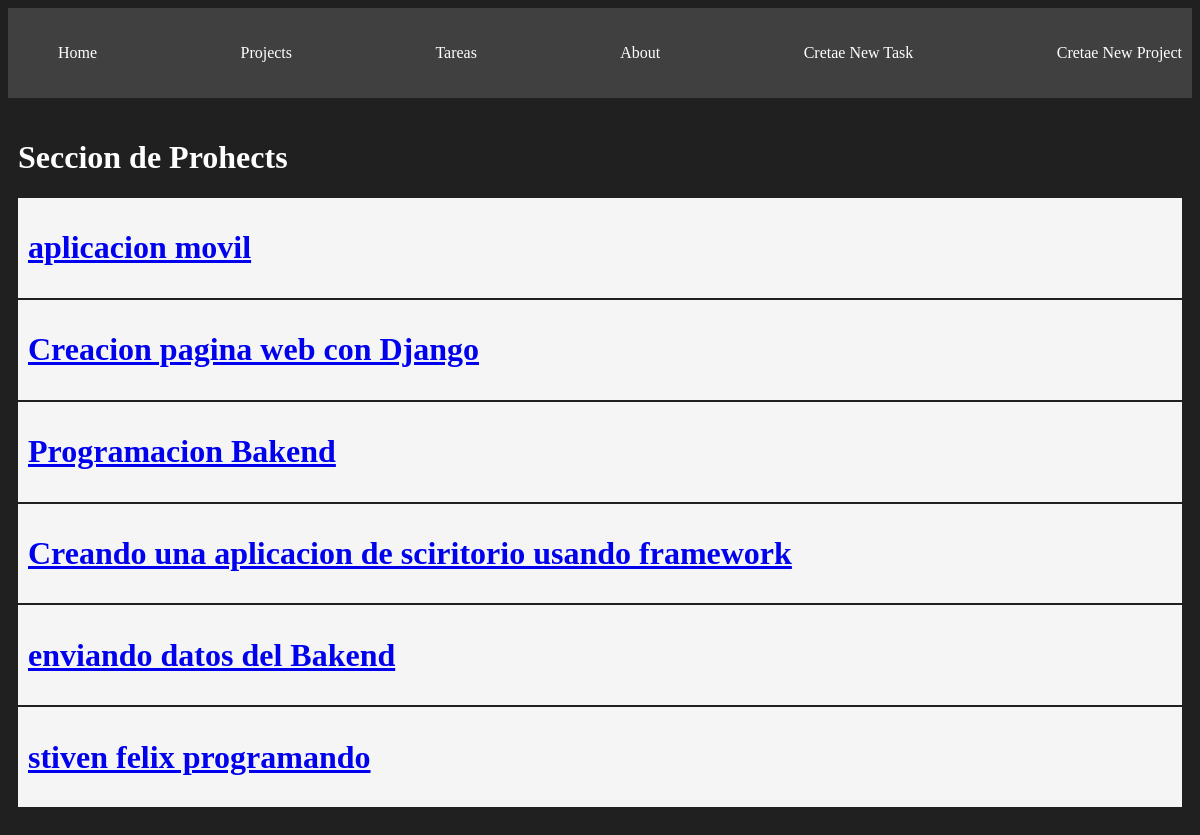
The page /projects/ on the database as committed earlier.
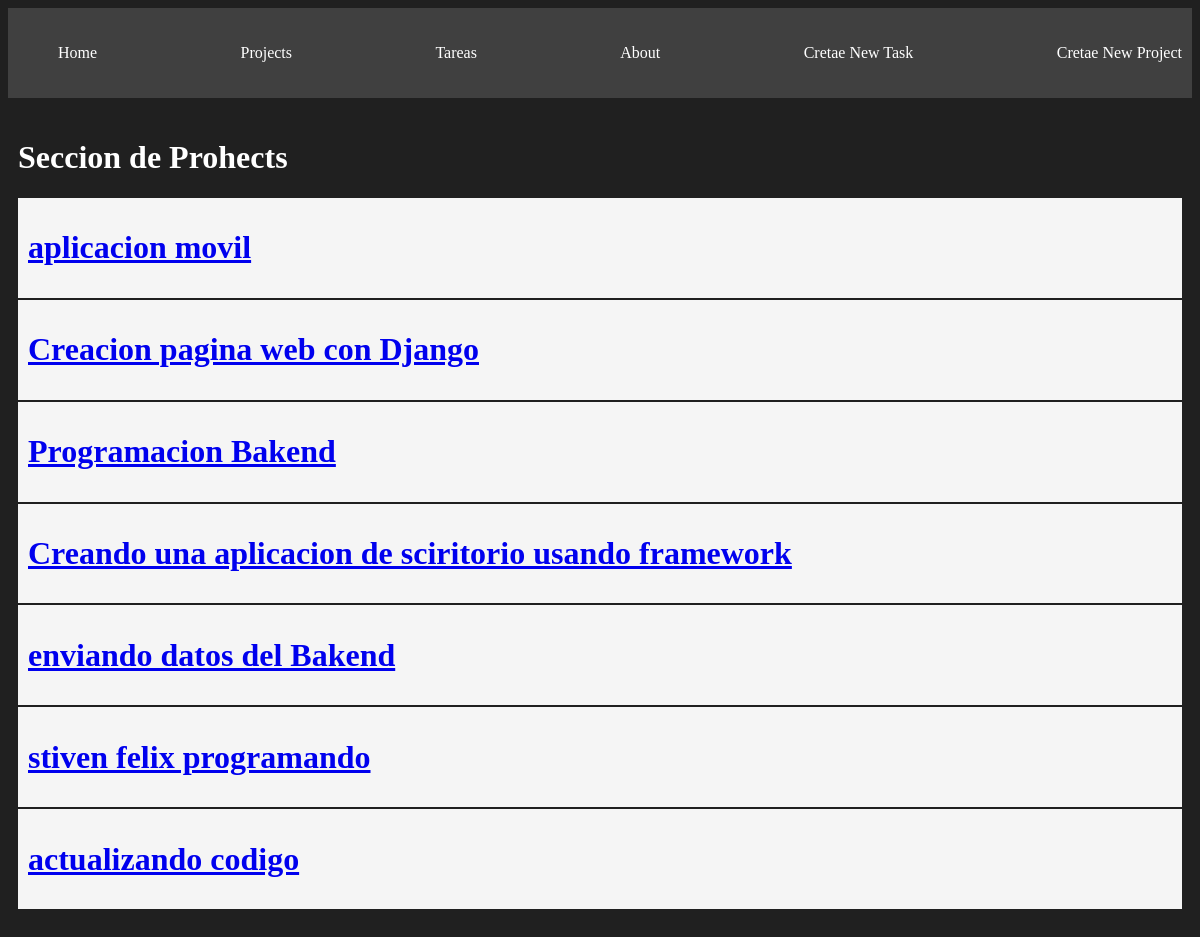
The same page on the database as committed later.
### myapp/models.py (models this page shows, shortened)
class Project(models.Model):
    name = models.CharField(max_length=200) ## tabla texto

### myapp/views.py (the view)
# urls.py: path("projects/", views.projects, name="projects"),
def projects (request):
    projects = Project.objects.all()
    return render(request, 'projects/projects.html', {
        'projects' : projects
    })

### myapp/templates/projects/projects.html
{% extends 'layouts/base.html' %}
{% block content %}
<h1>Seccion de Prohects</h1>
{% for project in projects %}
<div class="card">
    <a href="{% url 'project_detail' project.id %}">
        <h1>{{project.name}}</h1>
    </a>
</div>
{% endfor %}
{% endblock %}

Rows that differ between the two databases and show on the page:
added Project: name "actualizando codigo"
